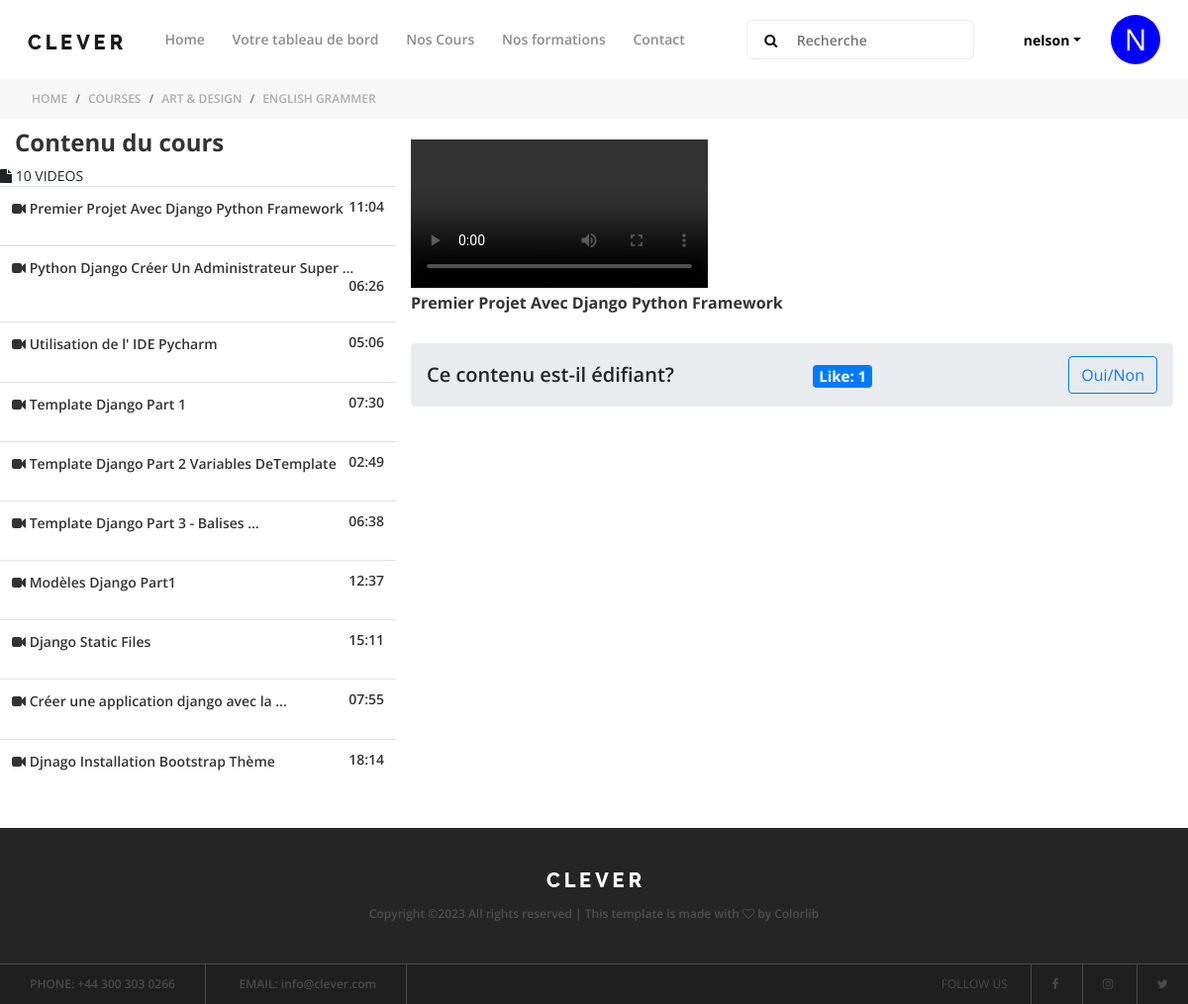
/detail_video/1 (signed in), run on the app's committed database.
### mooc/models.py (models this page shows, shortened)
class Tutoriel(models.Model):
    user = models.ForeignKey(User, on_delete=models.CASCADE, null=True, blank=True)
    cours = models.ForeignKey(Cours, related_name="tutoriel", on_delete=models.CASCADE, null=True, blank=True)
    video = models.FileField()
    description = models.CharField(max_length=200)
    durer = models.CharField(max_length=20)
    created_at = models.DateTimeField(auto_now_add=True)
    updated_at = models.DateTimeField(auto_now_add=True)
    def likes_count(self):
        return self.tutoriellike_set.count()

class Cours(models.Model):
    user_cours = models.ForeignKey(User, related_name='user_cours', on_delete=models.CASCADE, null=True, blank=True)
    formation = models.ForeignKey(Formation, on_delete=models.CASCADE, null=True, blank=True)
    user = models.ManyToManyField(User, through='Suivre')
    nom_cours = models.CharField(max_length=200)
    description_cours = models.CharField(max_length=200)
    full_description = models.TextField()
    image = models.ImageField()
    date_fin = models.DateField()
    created_at = models.DateTimeField(auto_now_add=True)
    updated_at = models.DateTimeField(auto_now_add=True)

### mooc/views.py (the view, shortened to what this page needs)
# urls.py: path('detail_video/<int:pk>', TutorielDetailView.as_view(), name='detail-video'),
class TutorielDetailView(LoginRequiredMixin, DetailView):
    model = Tutoriel
    template_name = "detail-video.html"
    def get_context_data(self, **kwargs):
        context = super().get_context_data(**kwargs)
        context['now'] = timezone.now()
        return context

### mooc/templates/detail-video.html (shortened to what this page needs)
{% extends 'base-login.html' %}
{% block content %}
    <div class="breadcumb-area">
        <nav aria-label="breadcrumb">
            <ol class="breadcrumb">
                <li class="breadcrumb-item"><a href="#">Home</a></li>
                <li class="breadcrumb-item"><a href="#">Courses</a></li>
                <li class="breadcrumb-item"><a href="#">Art &amp; Design</a></li>
                <li class="breadcrumb-item active" aria-current="page">English Grammer</li>
            </ol>
        </nav>
    </div>
    <div class="container" style="max-width: 1230px;">
        <div class="row">
            <div class="col-lg-4">
                <h4 class="mt-2">Contenu du cours</h4>
                <div class="row">
                    <div class="curriculum-level mb-30">
                        <ul class="curriculum-list">
                            <li><i class="fa fa-file" aria-hidden="true"></i> {{ object.cours.tutoriel.count }} VIDEOS
                                {% for tutoriel in object.cours.tutoriel.all %}
                                    <table class="table table-hover">
                                        <tbody>
                                        <tr>
                                            <td class="h6">
                                                <a href="{% url 'detail-video' tutoriel.id %}">
                                                    <span><i class="fa fa-video-camera" aria-hidden="true"></i>
                                                        <span class="tutorial-info" title="{{ tutoriel.description }}">{{ tutoriel.description|truncatewords:6 }}</span>
                                                        <span class="duration">{{ tutoriel.durer }}</span>
                                                    </span>
                                                </a>
                                            </td>
                                        </tr>
                                        </tbody>
                                    </table>
                                {% endfor %}
                            </li>
                        </ul>
                    </div>
                </div>
            </div>
            <div class="col-lg-8">
                <br>
                {% if poster.video == "http://default" %}
                    <img src="https://via.placeholder.com/400x300" class="card-img-top" alt="Fissure in Sandstone"
                         style="max-width: 600px;"/>
                {% else %}
                    <div class="ratio ratio-16x9">
                        <video class="video-fluid" controls="controls" style="max-width: 830px;">
                            <source src="{{ tutoriel.video.url }}" title="video/mp4" alt="Fissure in Sandstone"
                            />
                        </video>
                    </div>
                {% endif %}
                <h6 class="mb-30">{{ tutoriel.description }}</h6>
                <nav class="navbar navbar-expand-lg navbar-light breadcrumb">
                    <a class="navbar-brand">Ce contenu est-il édifiant?
                        &nbsp;&nbsp;&nbsp;&nbsp;&nbsp;&nbsp;&nbsp;&nbsp;&nbsp;&nbsp;&nbsp;&nbsp;
                        &nbsp;&nbsp;&nbsp;&nbsp;&nbsp;&nbsp;&nbsp;&nbsp;&nbsp;&nbsp;&nbsp;&nbsp;
                        <span class="badge badge-primary">Like: {{ tutoriel.likes_count }}</span>
                    </a>
                    <div class="collapse navbar-collapse" id="navbarNav">
                        <ul class="navbar-nav ml-auto">
                            {% if user.is_authenticated %}
                                <li class="nav-item">
                                    <form method="post">
                                        {% if tutoriel.is_liked_by_user %}
                                            <button type="submit" name="unlike" class="btn btn-primary">
                                                Dislike
                                            </button>
                                        {% else %}
                                            <button type="submit" name="like" class="btn btn-outline-primary">Oui/Non
                                            </button>
                                        {% endif %}
                                    </form>
                                </li>
                            {% endif %}
                        </ul>
                    </div>
                </nav>
            </div>
        </div>
    </div>
{% endblock %}

### mooc/templates/nav-login.html (shortened to what this page needs)
{% load static %}
<header class="header-area">
    <div class="clever-main-menu">
        <div class="classy-nav-container breakpoint-off">
            <nav class="classy-navbar justify-content-between" id="cleverNav">
                <a class="nav-brand" href="index.html"><img src="{% static 'img/core-img/logo.png' %}" alt=""></a>
                <div class="classy-menu">
                    <div class="classynav">
                        <ul>
                            <li><a href="{% url 'home-login' %}">Home</a></li>
                            <li><a href="{% url 'list_suivres' pk=user.id %}">Votre tableau de bord</a></li>
                            <li><a href="{% url 'cours_list' %}">Nos Cours</a></li>
                            <li><a href="{% url 'formation' %}">Nos formations</a></li>
                            <li><a href="{% url 'contact-login' %}">Contact</a></li>
                        </ul>
                        <div class="search-area">
                            <form action="{% url 'search' %}">
                                <input type="search" name="search" id="search" placeholder="Recherche">
                                <button type="submit"><i class="fa fa-search" aria-hidden="true"></i></button>
                            </form>
                        </div>
                        <div class="login-state d-flex align-items-center">
                            <div class="user-name mr-30">
                                <div class="dropdown">
                                    {% if user.is_authenticated %}
                                        <a class="dropdown-toggle" href="#" role="button" id="userName"
                                           data-toggle="dropdown" aria-haspopup="true"
                                           aria-expanded="false">{{ user.username }}</a>
                                    {% endif %}
                                </div>
                            </div>
                            <div class="cercle1" style="flex-shrink: 0;">
                                {{ user.first_name|slice:":1" }}
                            </div>
                        </div>
                    </div>
                </div>
            </nav>
        </div>
    </div>
</header>

### mooc/static/style.css (style rules this page uses)
* { margin: 0; padding: 0; }
body { font-family: "Open Sans", sans-serif; font-size: 14px; font-weight: 400; }
h1, h2, h3, h4, h5, h6 { color: rgba(0, 0, 0, 0.8); line-height: 1.3; font-weight: 700; }
a, a:hover, a:focus { -webkit-transition-duration: 500ms; transition-duration: 500ms; text-decoration: none; outline: 0 solid transparent; color: rgba(0, 0, 0, 0.8); font-weight: 600; font-size: 14px; }
ul, ol { margin: 0; }
ul li, ol li { list-style: none; }
img { height: auto; max-width: 100%; }
.mb-30 { margin-bottom: 30px !important; }
.mr-30 { margin-right: 30px !important; }
.header-area { position: relative; z-index: 200; }
.clever-main-menu { position: relative; z-index: 1; width: 100%; height: 80px; }
.clever-main-menu .classy-navbar { height: 80px; }
.clever-main-menu .classynav ul li a { color: rgba(0, 0, 0, 0.45); font-weight: 600; }
.clever-main-menu .search-area { position: relative; z-index: 1; }
.clever-main-menu .search-area form { position: relative; z-index: 10; width: 230px; height: 40px; margin: 0 50px; }
.clever-main-menu .search-area form input { width: 100%; height: 40px; border-radius: 6px; border: 1px solid #ebebeb; padding: 0 15px 0 50px; font-size: 14px; color: rgba(0, 0, 0, 0.35); font-weight: 600; -webkit-transition-duration: 500ms; transition-duration: 500ms; }
.clever-main-menu .search-area form button { position: absolute; width: 50px; height: 40px; background-color: transparent; top: 0; left: 0; z-index: 10; border: none; text-align: center; cursor: pointer; outline: none; }
.login-state { position: relative; z-index: 1; }
.login-state .user-name .dropdown .dropdown-toggle { font-size: 14px; font-weight: 700; color: #000; }
.breadcumb-area { position: relative; z-index: 1; }
.breadcumb-area .breadcrumb { padding: 11px 2rem; margin-bottom: 0; background-color: #f7f7f7; border-radius: 0; height: 40px; }
.breadcumb-area .breadcrumb .breadcrumb-item { font-size: 12px; color: rgba(0, 0, 0, 0.3); text-transform: uppercase; font-weight: 600; }
.breadcumb-area .breadcrumb .breadcrumb-item a { font-size: 12px; color: rgba(0, 0, 0, 0.3); text-transform: uppercase; font-weight: 600; }

### mooc/templates/nav-login.html (style rules this page uses)
.cercle1 { position: relative; width: 50px; height: 50px; border-radius: 50%; background-color: blue; color: white; text-align: center; line-height: 50px; font-size: 30px; margin-top: 0px; }

### mooc/templates/detail-video.html (style rules this page uses)
td.h6 .duration { float: right; }

### data on the page
Tutoriel: cours.tutoriel.count "10", description "Premier Projet Avec Django Python Framework", durer "11:04", likes_count "1"
Tutoriel: description "Python Django Créer Un Administrateur Super …", durer "06:26"
Tutoriel: description "Utilisation de l' IDE Pycharm", durer "05:06"
Tutoriel: description "Template Django Part 1", durer "07:30"
Tutoriel: description "Template Django Part 2 Variables DeTemplate", durer "02:49"
Tutoriel: description "Template Django Part 3 - Balises …", durer "06:38"
Tutoriel: description "Modèles Django Part1", durer "12:37"
Tutoriel: description "Django Static Files", durer "15:11"
Tutoriel: description "Créer une application django avec la …", durer "07:55"
Tutoriel: description "Djnago Installation Bootstrap Thème", durer "18:14"

### other printed values
{{ user.username }} "nelson"
{{ user.first_name|slice:":1" }} "N"
